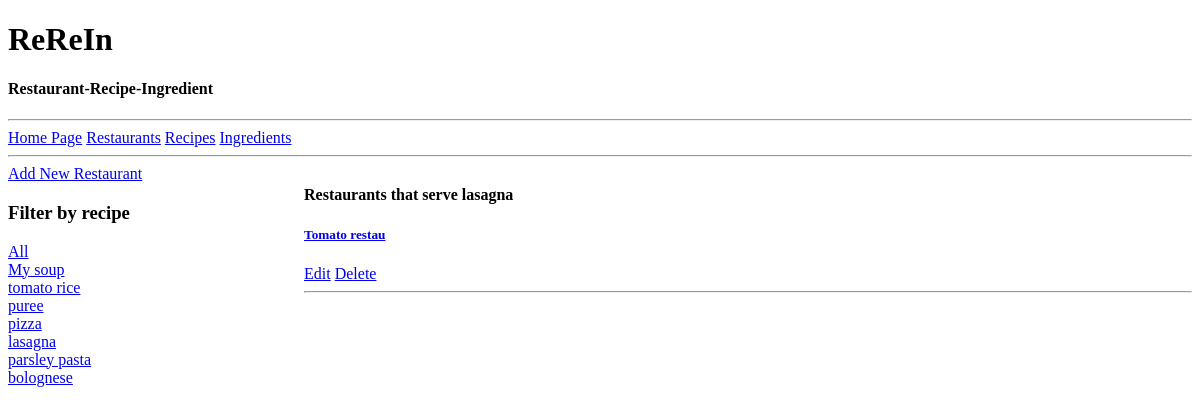
Before: /list-restaurant/?q=lasagna with the older database file.
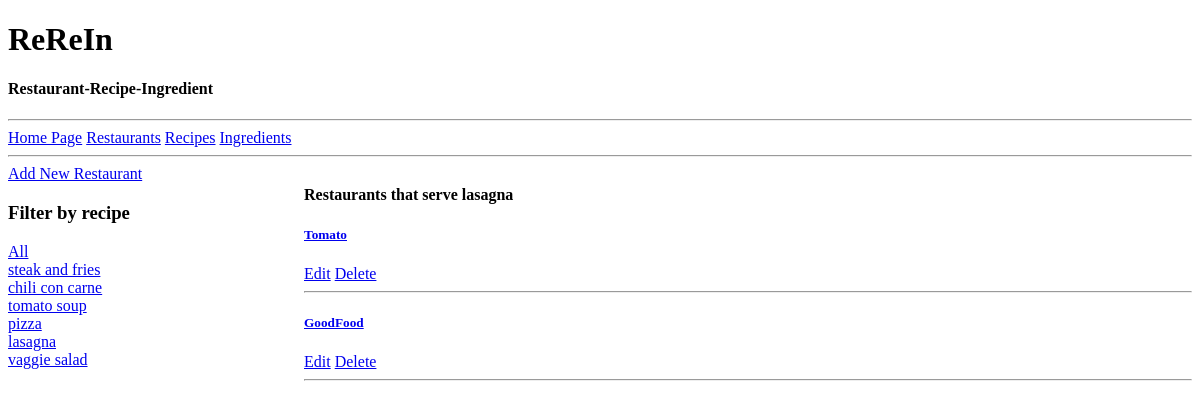
After: the same page with the newer database file.
### base/models.py (models this page shows, shortened)
class Recipe(models.Model):
    name = models.CharField(max_length = 200)
    ingredients = models.ManyToManyField(Ingredient)
    description = models.TextField(null=True , blank = True)
    updated = models.DateTimeField(auto_now = True)#takes a snapshot every time it's saved
    created = models.DateTimeField(auto_now_add = True)#takes a snapshot only the first time it's save
    class Meta:
        ordering = ['-updated', '-created']

class Restaurant(models.Model):
    name = models.CharField(max_length = 200)
    description = models.TextField(null=True , blank = True)
    recipes = models.ManyToManyField(Recipe)
    updated = models.DateTimeField(auto_now = True)#takes a snapshot every time it's saved
    created = models.DateTimeField(auto_now_add = True)#takes a snapshot only the first time it's save
    class Meta:
        ordering = ['-updated', '-created']

### base/views.py (the view)
# urls.py: path('list-restaurant/', views.listRestaurant, name='list-restaurant'),
def listRestaurant(request):
    if request.GET.get('q') != None:
        q=request.GET.get('q')
        restaurants = Restaurant.objects.filter(recipes__name__icontains = q)
    else:
        q=None
        restaurants = Restaurant.objects.all()
    recipes = Recipe.objects.all()
    context = {'restaurants': restaurants, 'recipes':recipes , 'q':q}
    return render(request, 'base/restaurant_list.html', context )

### base/templates/base/restaurant_list.html (shortened to what this page needs)
{% extends 'main.html' %}
{% block content %}
<div class="home-container">
    <div>
        <a href = "{% url 'create-restaurant' %}">Add New Restaurant</a>
        <h3>Filter by recipe</h3>
                <div>
                    <a href="{%url 'list-restaurant' %}">All</a>
                </div>
            {% for recipe in recipes%}
                <div>
                    <a href="{%url 'list-restaurant' %}?q={{recipe.name}}">{{recipe.name}}</a>
                </div>
            {% endfor %}
    </div>
    <div>
       <h4> {% if q %}
        Restaurants that serve {{q}}
        {%else %}
        All Restaurants
        {%endif%}</h4>
        <div>
            {%for restau in restaurants%}
            <div>
                <h5> <a href="{% url 'detail-restaurant' restau.id %}">{{restau.name}}</a></h5>
                <a href="{% url 'update-restaurant' restau.id %}">Edit</a>
                <a href="{% url 'delete-restaurant' restau.id %}">Delete</a>
            </div>
            <hr>
            {% endfor %}
        </div>
    </div>
</div>
{% endblock content %}

### templates/main.html (shortened to what this page needs)
<!DOCTYPE html>
<html>
    <head>
    </head>
    <body>
        {% include 'navbar.html' %}
        {% block content %}
        {% endblock %}
    </body>
</html>

### templates/navbar.html (shortened to what this page needs)
<h1>ReReIn</h1>
<h4>Restaurant-Recipe-Ingredient</h4>
<hr>
        <a href = "/">Home Page</a>
        <a href = "{% url 'list-restaurant' %}">Restaurants</a>
        <a href = "{% url 'list-recipe' %}">Recipes</a>
        <a href = "{% url 'list-ingredient' %}">Ingredients</a>
        <hr>

### templates/navbar.html (style rules this page uses)
.home-container { display: grid; grid-template-columns: 1fr 3fr; }

### base/templates/base/restaurant_list.html (style rules this page uses)
.home-container { display: grid; grid-template-columns: 1fr 3fr; }

Changed rows visible on the page:
removed Recipe: name "My soup"
removed Recipe: name "tomato rice"
removed Recipe: name "puree"
removed Recipe: name "parsley pasta"
removed Recipe: name "bolognese"
removed Restaurant: name "Tomato restau"
added Recipe: name "steak and fries"
added Recipe: name "chili con carne"
added Recipe: name "tomato soup"
added Recipe: name "vaggie salad"
added Restaurant: name "Tomato"
added Restaurant: name "GoodFood"
